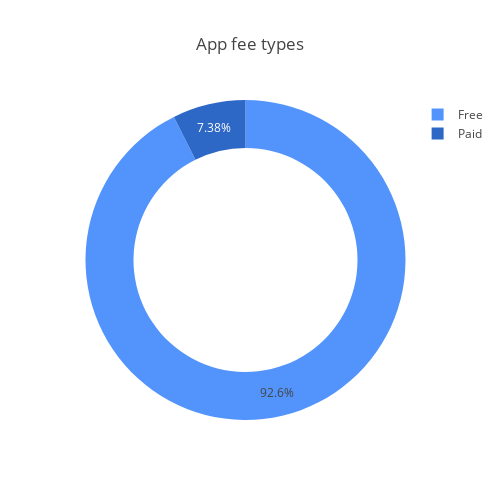

The cell this chart's notebook holds for it:
### Code cell
colors = ['#5394fc', '#2d68c6']

trace = go.Pie(
    labels=temp.index,
    values=temp.values,
    marker=go.pie.Marker(colors=colors),
    hole=0.7
)

layout= go.Layout(
    title='App fee types',
    autosize=False,
    width=500,
    height=500,
)

fig = go.Figure(data=[trace], layout=layout)
iplot(fig)

### Figure 1 — Plotly figure (JSON) as saved in the notebook; plotly's stock layout.template omitted (floating-point values rounded to 4 significant figures)
{"data": [{"hole": 0.7, "labels": ["Free", "Paid"], "marker": {"colors": ["#5394fc", "#2d68c6"]}, "type": "pie", "uid": "393490e9-001c-4776-854c-72db0aedb50e", "values": [10040, 800]}], "layout": {"autosize": false, "height": 500, "title": {"text": "App fee types"}, "width": 500}}
